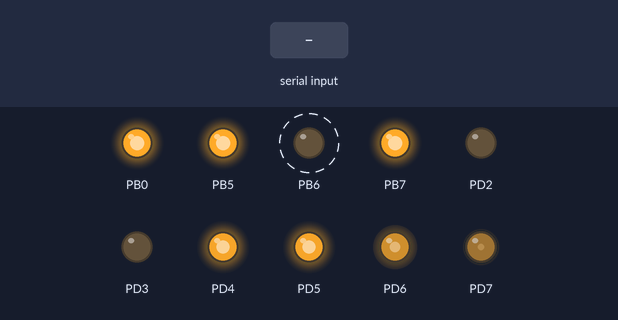
Simulated run of this program. Board: ATmega644P, built with avr-gcc and emulated at 8 MHz. Shown: output pins drawn as LEDs (lit = HIGH). Dashed ring = blinking. The inputs (shaded band) are chosen by the test bench. What the program prints to the serial monitor is not drawn.

Above: at 1.2 s.
1.3 s: "o" received over Serial
2.9 s: "O" received over Serial
4.4 s: "W" received over Serial
6.5 s: "w" received over Serial
At 7.7 s:
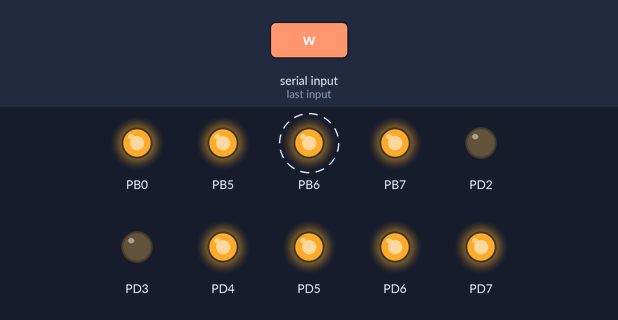
Timing chart, 0 to 10.5 s (numbered marks = the images above; inputs shaded):
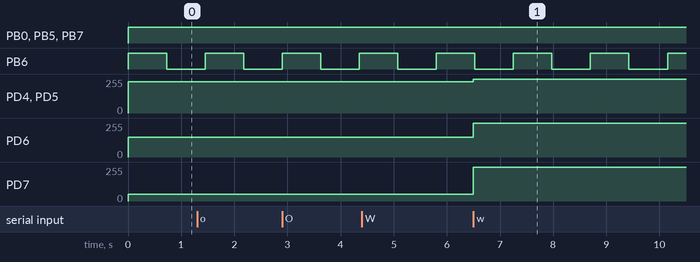

Measured:
- after the input at 6.5 s, PD4, PD5: 235/255 → 255/255 at once; PD6: 147/255 → 255/255 at once; PD7: 50/255 → 255/255 at once
- by itself, PB6: alternates HIGH for 0.72 s and LOW for 0.72 s

The program:

main.c
```c
/*
 * BlinkLed.c
 *
 * Created: 22/04/2018 19:37:06
 * Author : Andre Cachopas
 * Fuses Calculator: http://eleccelerator.com/fusecalc/fusecalc.php?chip=atmega644
 * Helper for UART Implementation: https://forum.allaboutcircuits.com/threads/atmega-644-uart-strange-output.108189/
 *
 */


//Defines

#ifndef F_CPU
#define F_CPU 8000000UL //8MHz
#endif

# define USART_BAUDRATE 9600
# define BAUD_PRESCALE ((( F_CPU) / (16UL * USART_BAUDRATE) )  - 1)		//BaudRate Prescaller calculation
# define sei()  __asm__ __volatile__ ("sei" ::: "memory")				//Not needed.

//Code defines:
#define UART_BUFFER_SIZE  5												//all commands must have 5 chars, but only 4 are used.

//Includes
#include <avr/io.h>
#include <avr/interrupt.h>
#include <util/delay.h>
//#include <stdlib.h>
//#include <string.h>
//#include <stdio.h>

//Global vars
unsigned short int CNT_500ms = 1;
unsigned short int CNT_50ms = 1;
unsigned char buffer_rx[UART_BUFFER_SIZE];
unsigned short int buffer_position = 0;

//Functions declaration
void USART_Transmit( unsigned char data );
short process_command();
void clear_buffer();
void send_string(unsigned char* string);


//Sets the colors and returns the actual value
short int set_red(unsigned short int value);
short int set_blue(unsigned short int value);
short int set_green(unsigned short int value);

//Actual Code

//Initializes the whole HW.
void init_hw(void)
{
	///////////////// deactivates the JTAG (its activated in the fuses) ////////////////
	MCUCR=(1<<JTD);
	MCUCR=(1<<JTD);									//We have to do it twice!

	/////////////// Ports /////////////////////////
	//DDR as 1 set the PIN as Output.
	DDRD = 0b11111110;
	DDRB = 0b11100001;								//PB0,PB1,PB2,PB3
	PORTB = 0b00000000;

	////////////////// Configuring the main timer in the TCCR0 for 500ms CNT_500ms //////////////
	OCR0A = 150;
	TCCR0A = 0b00000010;							//WGM01=1
	TCCR0B = 0b00000100;							// 5ms prescaller 64
	TIMSK0 = 0b00000010;

	////////////////// 8Bit PWM PD6 & PD7 In OC2 ///////////////
	TCCR2A = 0b10100101;
	TCCR2B = 0b00000001;							//WGM22 oFF, we have CTC mode of operation
	//Initial value of the OCR2
	OCR2A = 50;
	OCR2B = 147;

	///////////// 8Bit PWM PD5 In OC1 //////
	TCCR1A = 0b10100001;
	TCCR1B = 0b00001001;							//WGM22 oFF, we have CTC mode of operation
	TCCR1C = 0b11000000;
	//Setting the initial OCR1 Value, In this Port we only use one!
	OCR1A = 235;
	OCR1B = 235;

	//// UART Config Assync Mode! //////
	UCSR0A = 0;
	UCSR0B = 0b10011000;
	UCSR0C = 0b00000110; // Set format: 8data, 1stop bit
	UBRR0H = (unsigned char)(BAUD_PRESCALE>>8);
	UBRR0L = (unsigned char)BAUD_PRESCALE;
	//UCSR0B = (1<<RXEN0)|(1<<TXEN0);				// Enable receiver and transmitter function, blocking calls, Not used.

	CLKPR = 0b10000011;								// Clock divider by 8 is set, Not sure if we need this.
	SREG |= 0x80;									// Enables global interruptions, overrides "sei"
}


//This function is an Interruption. Its called when the Timer 0 reaches the configurated value.
ISR (TIMER0_COMPA_vect) //Timer interruption
{
	CNT_500ms--;
	//CNT_50ms--;
	if (CNT_500ms == 0)
	{
		if (PORTB|= ~0b01000000)
			PORTB ^= (1<<6);// toggle
		else
			PORTB ^= ~(1<<6);//toggle the bit

		CNT_500ms = 150;
	}
	//if (CNT_50ms == 0)
	//{
		//OCR2A++;
		//if(OCR2A == 254)
			//OCR2A = 0;
		//
		//OCR2B++;
		//if(OCR2B == 254)
			//OCR2B = 0;
		//
		//OCR1B++;
		//if(OCR1B == 254)
			//OCR1B = 0;
			//
		//OCR1A++;
		//if(OCR1A == 254)
			//OCR1A = 0;
			//
		//CNT_50ms = 15;
	//}
}

//This function is called when we receive something in the UART Port
ISR(USART0_RX_vect)
{
	// avoid memory overrun.
	if(buffer_position >= UART_BUFFER_SIZE)
	{
		buffer_position = 0;		//resets the comunication
		return;
	}

	//store and increment
	buffer_rx[buffer_position++] = UDR0;

	USART_Transmit(buffer_rx[buffer_position - 1]);

	//if (buffer_position == UART_BUFFER_SIZE)//UART_MIN_SIZE)
	if (process_command() != 0)
	{
		send_string("error\0");
		//send_string(buffer_rx);
		clear_buffer();
	}
}

//This function is used to read the available data from USART. This function will wait until data is
//available. Not used!
unsigned char USART_Receive( void ) // Extracted function from the datasheet
{
	/* Wait for data to be received */
	while ( !(UCSR0A & (1<<RXC0)) )
	;
	/* Get and return received data from buffer */
	return UDR0;
}

//This function writes the given "data" to the USART which then transmit it via TX line
void USART_Transmit( unsigned char data ) // Extracted function from the datasheet
{
	/* Wait for empty transmit buffer */
	while ( !( UCSR0A & (1<<UDRE0)) )
	;
	/* Put data into buffer, sends the data */
	UDR0 = data;
}

//Processes the UART command
short process_command()
{
	if (buffer_position <= 0)
		return 0;

	unsigned short int color = 0;

	switch(buffer_rx[0])
	{
		case 'o':
		case 'O':				//turns off the LED's
			if(buffer_rx[1] == 0xff)
				return 0;

			if(buffer_rx[1] != 'f' && buffer_rx[1] != 'F' )
				return -1;

			if(buffer_rx[2] == 0xff)
				return 0;

			if(buffer_rx[2] != 'f' && buffer_rx[2] != 'F')
				return -1;

			set_blue(0);
			set_green(0);
			set_red(0);
			//when we are ready we clear the buffer
			clear_buffer();

			break;
		case'W':
		case'w':					//Full bright.
			if(buffer_rx[1] == 0xff)
				return 0;

			set_blue(255);
			set_green(255);
			set_red(255);
			clear_buffer();			//when we are ready we clear the buffer

			break;
		case '0':					//emergency turn off!
			if(buffer_rx[1] == 0xff)
				return 0;

			set_blue(0);
			set_green(0);
			set_red(0);
			clear_buffer();

			break;
		case 'r':
		case 'R':					//sets the red color.
			if(buffer_rx[1] == 0xff)
				return 0;
			if(buffer_rx[2] == 0xff)
				return 0;
			if(buffer_rx[3] == 0xff)
				return 0;

			color = (buffer_rx[1] - 0x30) * 100 + (buffer_rx[2] - 0x30) * 10 + (buffer_rx[3] - 0x30);
			set_red(color);
			clear_buffer();			//when we are ready we clear the buffer

			break;
		case 'G':
		case 'g':					//sets the green color
			if(buffer_rx[1] == 0xff)
			return 0;
			if(buffer_rx[2] == 0xff)
			return 0;
			if(buffer_rx[3] == 0xff)
			return 0;

			color = (buffer_rx[1] - 0x30) * 100 + (buffer_rx[2] - 0x30) * 10 + (buffer_rx[3] - 0x30);
			set_green(color);
			clear_buffer();			//when we are ready we clear the buffer

			break;
		case 'b':
		case 'B':					//sets the blue color
			if(buffer_rx[1] == 0xff)
			return 0;
			if(buffer_rx[2] == 0xff)
			return 0;
			if(buffer_rx[3] == 0xff)
			return 0;

			color = (buffer_rx[1] - 0x30) * 100 + (buffer_rx[2] - 0x30) * 10 + (buffer_rx[3] - 0x30);
			set_blue(color);
			clear_buffer();			//when we are ready we clear the buffer

			break;
	}
	return 0;
}


int main(void)
{
	clear_buffer();
	init_hw();

    while (1)
    {
    }
}

//Helper functions

short int set_red(unsigned short int value)
{
	if(value < 0 || value > 0xFF)
		return 0;

	OCR2A = value;

	return OCR2A;
}

short int set_blue(unsigned short int value)
{
	if(value < 0 || value > 0xFF)
		return 0;

	OCR1A = value;
	OCR1B = value;

	return OCR1B;
}

short int set_green(unsigned short int value)
{
	if(value < 0 || value > 0xFF)
		return 0;

	OCR2B = value;

	return OCR2B;
}

//sends a string to the UART
void send_string(unsigned char* string)
{
	while (*string != '\0')
	{
		USART_Transmit(*string++);
	}
}

//clears the UART buffer
void clear_buffer()
{
	unsigned short i;
	buffer_position = 0;
	for (i = 0; i < UART_BUFFER_SIZE; i++)
		buffer_rx[i] = 0xff;
}
```
